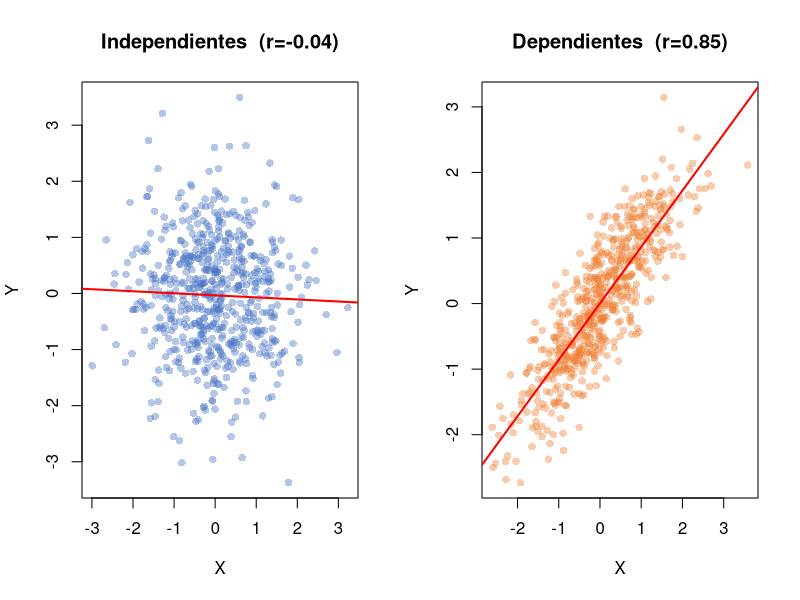
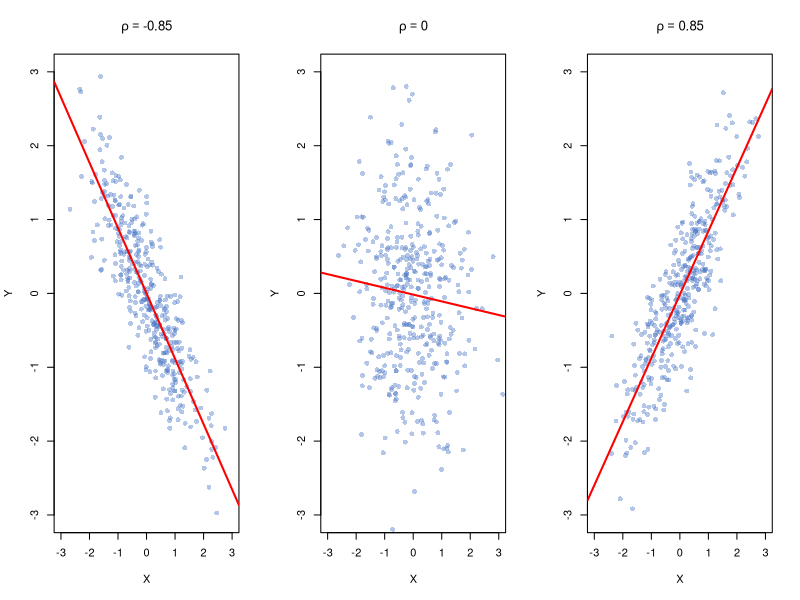
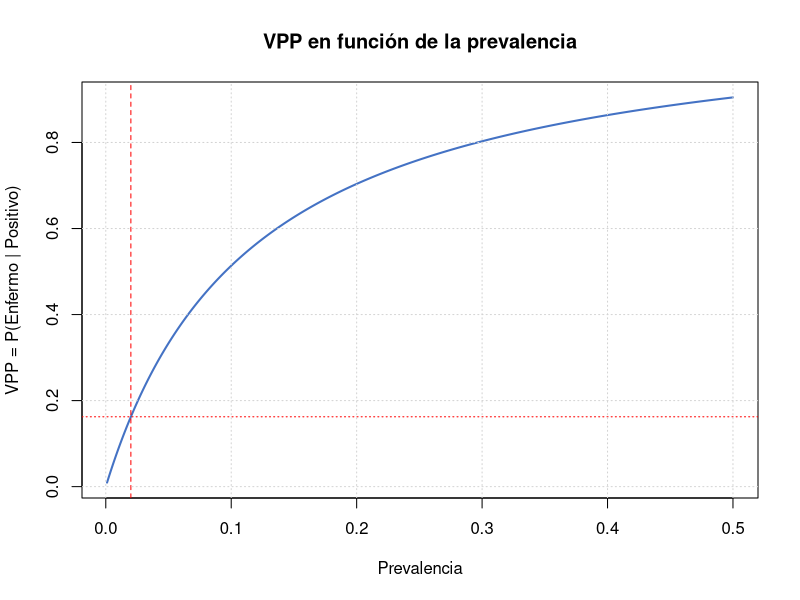
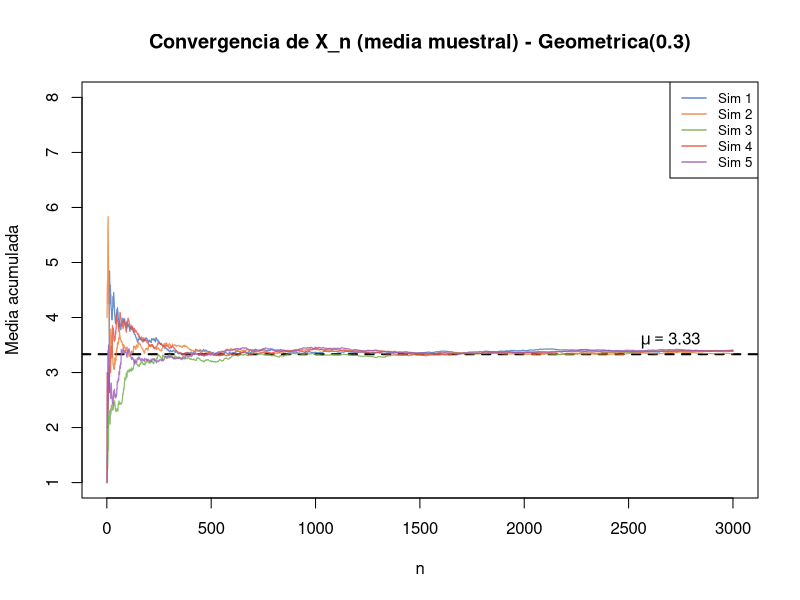

Recreate these plots in R, in order.
## ---- chunk 1
#| label: fig-independencia
#| fig-cap: "Variables independientes vs dependientes"
#| fig-width: 9
#| fig-height: 4

set.seed(42)
n <- 600

X_ind <- rnorm(n); Y_ind <- rnorm(n)
X_dep <- rnorm(n); Y_dep <- 0.85*X_dep + sqrt(1-0.85^2)*rnorm(n)

par(mfrow = c(1, 2))
plot(X_ind, Y_ind, pch=16, col=adjustcolor("#4472C4",0.4),
     main=paste0("Independientes  (r=",round(cor(X_ind,Y_ind),2),")"),
     xlab="X", ylab="Y")
abline(lm(Y_ind~X_ind), col="red", lwd=2)

plot(X_dep, Y_dep, pch=16, col=adjustcolor("#ED7D31",0.4),
     main=paste0("Dependientes  (r=",round(cor(X_dep,Y_dep),2),")"),
     xlab="X", ylab="Y")
abline(lm(Y_dep~X_dep), col="red", lwd=2)
par(mfrow = c(1, 1))
## ---- chunk 2
#| label: tabla-conjunta-discreta

# Tabla de distribución conjunta
p_xy <- matrix(c(0.10, 0.15, 0.05,
                 0.20, 0.25, 0.10,
                 0.05, 0.05, 0.05),
               nrow = 3, byrow = TRUE,
               dimnames = list(X=0:2, Y=0:2))

cat("=== Distribución conjunta P(X=x, Y=y) ===\n")
print(p_xy)

# Marginales
cat("\nMarginal de X: P(X=x)\n")
print(rowSums(p_xy))

cat("\nMarginal de Y: P(Y=y)\n")
print(colSums(p_xy))

# Verificar independencia
cat("\n¿Independientes? (P(X,Y) ≈ P(X)·P(Y))\n")
independ <- outer(rowSums(p_xy), colSums(p_xy))
cat("Máxima diferencia:", round(max(abs(p_xy - independ)), 6), "\n")
cat("→", ifelse(max(abs(p_xy - independ)) < 1e-10,
                "Son independientes", "No son independientes"), "\n")
## ---- chunk 3
#| label: esperanza-suma-sim

set.seed(100)
n <- 50000

X <- rnorm(n, 3, 1)
Y <- 2*X + rnorm(n, 0, 0.5)   # dependientes

cat("E[X]      =", round(mean(X), 4),     " (teórico: 3)\n")
cat("E[Y]      =", round(mean(Y), 4),     " (teórico: 6)\n")
cat("E[X+Y]    =", round(mean(X+Y), 4),  " (teórico: 9)\n")
cat("E[X]+E[Y] =", round(mean(X)+mean(Y),4), "\n\n")

# Jensen: g(x)=x² convexa → g(E[X]) ≤ E[g(X)]
cat("g(E[X]) = E[X]² =", round(mean(X)^2, 4), "\n")
cat("E[g(X)] = E[X²] =", round(mean(X^2), 4), "\n")
cat("¿Jensen cumplida?", mean(X)^2 <= mean(X^2), "\n")
## ---- chunk 4
#| label: cov-cor-calculo

set.seed(42)
n <- 1000

X <- rnorm(n, 5, 2)
Y <- 0.7*X + sqrt(1-0.7^2)*rnorm(n, 5, 2)  # ρ ≈ 0.7

# Covarianza manual
cov_manual <- mean((X - mean(X))*(Y - mean(Y)))

cat("Cov(X,Y) manual =", round(cov_manual, 4), "\n")
cat("Cov(X,Y) R base =", round(cov(X,Y), 4), "\n")
cat("Cor(X,Y) =",        round(cor(X,Y), 4), "\n\n")

# Var(X+Y) con dependencia
cat("Var(X+Y) directo =",   round(var(X+Y), 4), "\n")
cat("Var(X)+Var(Y)+2Cov =", round(var(X)+var(Y)+2*cov(X,Y), 4), "\n")
## ---- chunk 5
#| label: fig-correlaciones
#| fig-cap: "Dispersión con tres niveles de correlación"
#| fig-width: 12
#| fig-height: 4

set.seed(7)
n <- 400

make_pair <- function(rho) {
  X <- rnorm(n)
  Y <- rho*X + sqrt(1-rho^2)*rnorm(n)
  list(X=X, Y=Y)
}

par(mfrow = c(1, 3))
for (rho in c(-0.85, 0, 0.85)) {
  d <- make_pair(rho)
  plot(d$X, d$Y, pch=16, col=adjustcolor("#4472C4",0.4),
       main=bquote(rho == .(rho)),
       xlab="X", ylab="Y", xlim=c(-3,3), ylim=c(-3,3))
  abline(lm(d$Y ~ d$X), col="red", lwd=2)
}
par(mfrow = c(1, 1))
## ---- chunk 6
#| label: esp-cond-sim

set.seed(42)
n <- 80000

# Modelo: X ~ Unif(0,10), Y|X ~ N(3X, 4)
X <- runif(n, 0, 10)
Y <- 3*X + rnorm(n, 0, 2)

# E[Y|X≈5] ≈ 15
idx <- abs(X - 5) < 0.15
cat("E[Y|X≈5] empírico =", round(mean(Y[idx]), 3),
    " (teórico: 15)\n")

# Ley esperanza total: E[Y] = E[3X] = 3·E[X] = 3·5 = 15
cat("E[Y] empírico =", round(mean(Y), 3),
    " (teórico: 15)\n\n")

# Ley varianza total: Var(Y) = E[Var(Y|X)] + Var(E[Y|X])
#   = E[4] + Var(3X) = 4 + 9·Var(X) = 4 + 9·(100/12)
teorico <- 4 + 9*(10^2/12)
cat("Var(Y) empírico =", round(var(Y), 3),
    " (teórico:", round(teorico, 3), ")\n")
## ---- chunk 7
#| label: bayes-ejemplo

# Prueba diagnóstica
prev   <- 0.02   # P(Enfermo) = 2%
sensib <- 0.95   # P(+|E)
especif <- 0.90  # P(-|S)  →  P(+|S) = 0.10

P_E <- prev;  P_S <- 1 - prev
P_pos_E <- sensib
P_pos_S <- 1 - especif

P_pos <- P_pos_E*P_E + P_pos_S*P_S          # ley total
VPP   <- (P_pos_E * P_E) / P_pos            # Bayes

cat("P(+)            =", round(P_pos, 4), "\n")
cat("P(E|+) = VPP    =", round(VPP, 4), "\n")
cat("Sin Bayes, se tendería a sobre-estimar a", sensib, "\n")

# Efecto de la prevalencia sobre el VPP
prev_seq <- seq(0.001, 0.50, 0.001)
VPP_seq  <- (sensib*prev_seq) /
            (sensib*prev_seq + (1-especif)*(1-prev_seq))

plot(prev_seq, VPP_seq, type="l", lwd=2, col="#4472C4",
     main="VPP en función de la prevalencia",
     xlab="Prevalencia", ylab="VPP = P(Enfermo | Positivo)")
abline(v=prev, lty=2, col="red")
abline(h=VPP,  lty=3, col="red")
grid()
## ---- chunk 8
#| label: fgm-derivadas

# Verificar momentos de N(3,4) con derivadas numéricas de la FGM
mu <- 3; sigma2 <- 4
M  <- function(t) exp(mu*t + sigma2*t^2/2)

h  <- 1e-5
E1 <- (M(h) - M(-h)) / (2*h)                        # E[X]
E2 <- (M(h) - 2*M(0) + M(-h)) / h^2                 # E[X²]
E3 <- (M(2*h) - 2*M(h) + 2*M(-h) - M(-2*h)) / (2*h^3)  # E[X³]

cat("E[X]   =", round(E1, 5), "  (teórico:", mu, ")\n")
cat("E[X²]  =", round(E2, 5), "  (teórico:", mu^2+sigma2, ")\n")
cat("Var(X) =", round(E2-E1^2, 5), "  (teórico:", sigma2, ")\n")
## ---- chunk 9
#| label: fig-lgn
#| fig-cap: "Ley de los Grandes Números: convergencia de la media muestral"
#| fig-width: 9
#| fig-height: 5

set.seed(2024)
n_max <- 3000
mu_teo <- 1/0.3   # E[Geom(0.3)] = 1/p

col_sim <- adjustcolor(c("#4472C4","#ED7D31","#70AD47",
                          "#E74C3C","#9B59B6"), 0.8)

plot(1, type="n", xlim=c(1, n_max), ylim=c(1, 8),
     main="Convergencia de X_n (media muestral) - Geometrica(0.3)",
     xlab="n", ylab="Media acumulada")
abline(h=mu_teo, lwd=2, lty=2)
text(2700, mu_teo+0.25, bquote(mu == .(round(mu_teo,2))), cex=1)

for (s in 1:5) {
  x_sim  <- rgeom(n_max, 0.3) + 1
  medias <- cumsum(x_sim) / seq_along(x_sim)
  lines(1:n_max, medias, col=col_sim[s], lwd=1.2)
}

legend("topright", paste0("Sim ",1:5), col=col_sim, lty=1, lwd=1.5, cex=0.8)
## ---- chunk 10
#| label: chebyshev

# Comparar cota Chebyshev con probabilidad real (Normal)
cat(sprintf("%-4s | %-18s | %-15s\n", "k", "Cota Chebyshev", "P real N(0,1)"))
cat(strrep("-", 42), "\n")
for (k in 1:4) {
  cat(sprintf("%-4d | %-18.4f | %-15.4f\n", k, 1/k^2, 2*pnorm(-k)))
}
